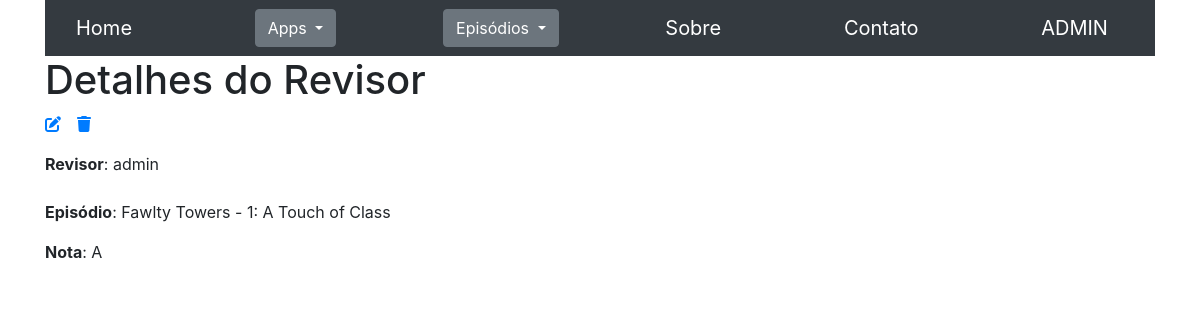
/seriados/revisores/1, run on an earlier commit of the app's database.
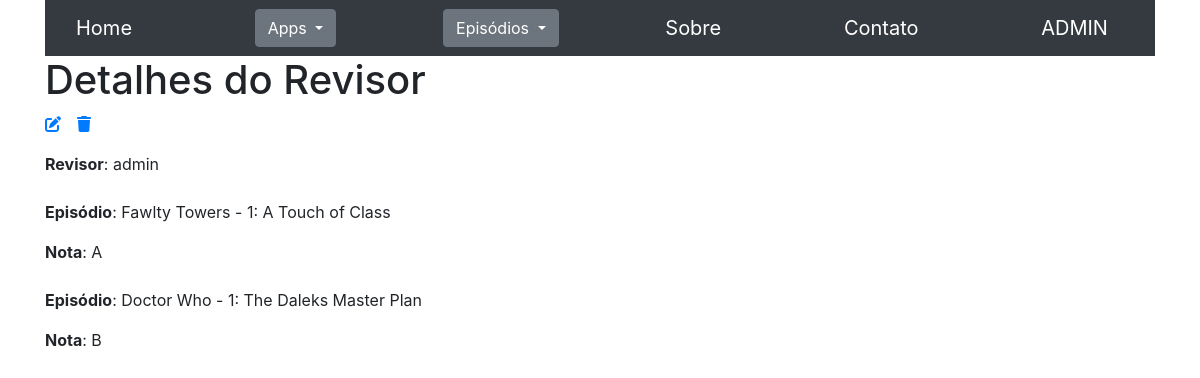
And on a later commit of the database.
### seriados/models.py (models this page shows, shortened)
class ReviewEpisodio(models.Model):
    NOTA_A = 'A'
    NOTA_B = 'B'
    NOTA_C = 'C'
    NOTAS_CHOICES = [
        (NOTA_A, "Excelente"),
        (NOTA_B, "Bom"),
        (NOTA_C, "Ruim"),
    ]
    episodio = models.ForeignKey(Episodio, on_delete=models.CASCADE, verbose_name="Episódio")
    revisor = models.ForeignKey(Revisor, on_delete=models.CASCADE, verbose_name="Revisor")
    nota = models.CharField(
        max_length=1,
        choices=NOTAS_CHOICES,
        default=NOTA_B,
        verbose_name="Nota"
    )
    class Meta:
        verbose_name = "Review do Episódio"
        verbose_name_plural = "Reviews dos Episódios"

class Episodio(models.Model):
    data = models.DateField(verbose_name="Data")
    titulo = models.CharField(max_length=200, verbose_name="Título")
    temporada = models.ForeignKey(Temporada, on_delete=models.CASCADE, verbose_name="Temporada")
    class Meta:
        verbose_name = "Episódio"
        verbose_name_plural = "Episódios"
    def __str__(self):
        nome_serie = self.temporada.serie.nome
        return f"{nome_serie} - {self.temporada.numero}: {self.titulo}"

class Temporada(models.Model):
    numero = models.IntegerField(verbose_name="Número")
    serie = models.ForeignKey(Serie, on_delete=models.CASCADE, verbose_name="Série")
    class Meta:
        verbose_name = "Temporada"
        verbose_name_plural = "Temporadas"

class Serie(models.Model):
    nome = models.CharField(max_length=70, verbose_name="Nome")
    class Meta:
        verbose_name = "Série"
        verbose_name_plural = "Séries"

class Revisor(models.Model):
    user = models.ForeignKey(settings.AUTH_USER_MODEL, on_delete=models.CASCADE, verbose_name="Usuário")
    reviews_episodios = models.ManyToManyField(Episodio, through='ReviewEpisodio', related_name='review', verbose_name="Review do Episódio")
    class Meta:
        verbose_name = "Revisor"
        verbose_name_plural = "Revisores"
    def __str__(self):
        return f"{self.user}"

### seriados/views.py (the view)
# urls.py: path('revisores/<int:pk>', views.RevisorDetailView.as_view(), name='revisor_details'),
class RevisorDetailView(ListView):
    template_name = 'revisor/revisor_details.html'
    model = ReviewEpisodio
    def get(self, request, pk):
        objects = ReviewEpisodio.objects.filter(revisor_id=pk)
        context = {
            'title': "Temporada",
            'objects': objects,
            'pk': pk,
        }
        return render(request, 'revisor/revisor_details.html', context)

### seriados/templates/revisor/revisor_details.html
{% extends "base.html" %}
{% block content %}
<h1>Detalhes do Revisor</h1>
<div class="flex-row">
    <p><a href="{% url 'seriados:revisor_update' pk=pk %}"><i class="fa-solid fa-pen-to-square mr-3" title="Editar"></i></a></p>
    <p><a href="{% url 'seriados:revisor_delete' pk=pk %}"><i class="fa-solid fa-trash" title="Deletar"></i></a></p>
</div>
<p><b>Revisor</b>: {{ objects.first.revisor }}</p>
{% for object in objects %}
<div class="my-4">
    <p><b>Episódio</b>: {{ object.episodio }}</p>
    <p><b>Nota</b>: {{ object.nota }}</p>
</div>
{% endfor %}
{% endblock %}

What changed in the data, as far as the page shows it:
added ReviewEpisodio: episodio "Doctor Who - 1: The Daleks Master Plan", nota "B"
